Frame 1 (no input): blank canvas, image omitted
Frame 60 (the mouse pressed at the canvas centre just before this capture): blank canvas, image omitted
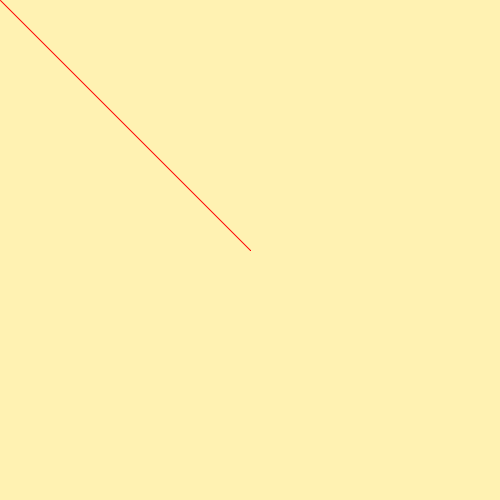
Frame 120 (the mouse held since frame 60 and released just before this capture)

The Processing sketch whose frames 1 and 60 were blank and that drew this single picture after the mouse press (run headless with seeded random() and noise(); from frame 60 on, the mouse is pressed at the canvas centre):

// Processing sketch: sketch_week01_3
// ── sketch_week01_3.pde
void setup(){
   size(500,500); 
   background(#FFF2B2);
   stroke(255,0,0);
}
void draw(){
   if(mousePressed){
      line(mouseX, mouseY,pmouseX, pmouseY);
   }
}
void keyPressed(){
   if(key == '1') stroke(#C908FF);
   if(key == '2') stroke(#4078FF);
   if(key == '3') stroke(#90FF5A);
}
